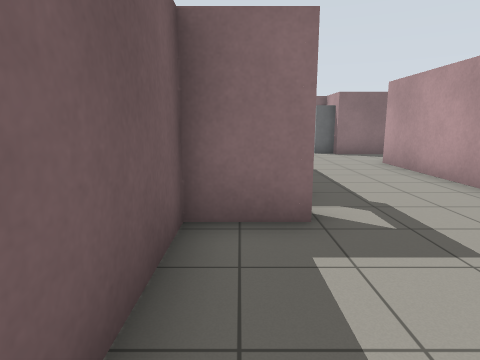
view 1 (above)

16 first-person views from a walk through a robot-simulator world made for Gazebo. The camera is 1.2 m above the floor, tilts 10° down and sees 75° across. The floor is counted in squares, 1 m on a side. Each view is taken from the middle of a square. On the plan, view 1 faces up. The plan holds only what a view shows up to about 13 squares ahead; the rest is blank.

view 2
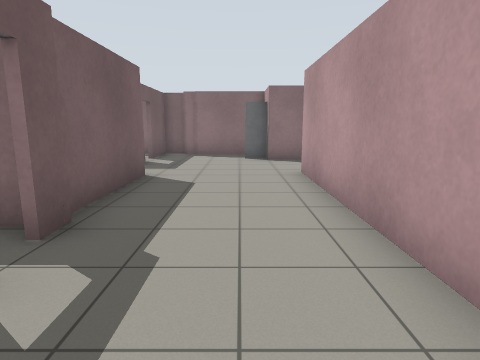

view 3
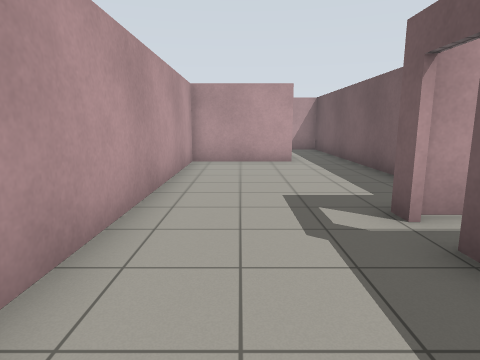

view 4
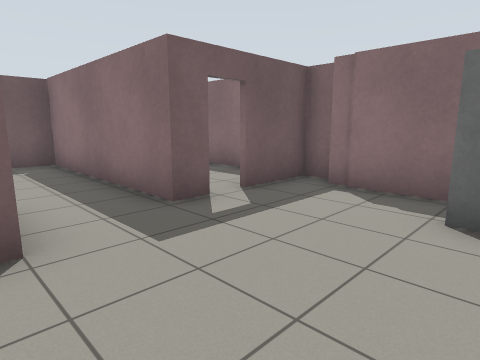

view 5
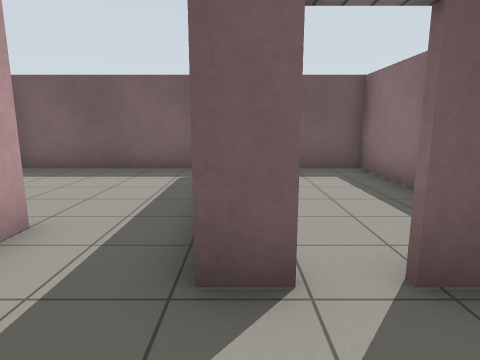

view 6
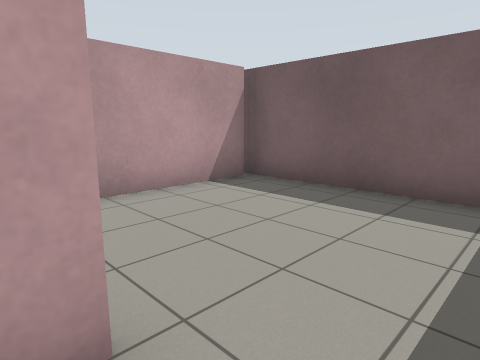

view 7
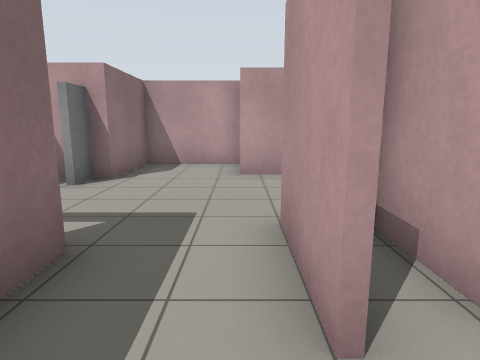

view 8
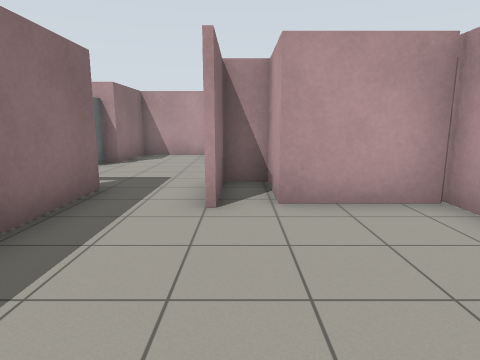

view 9
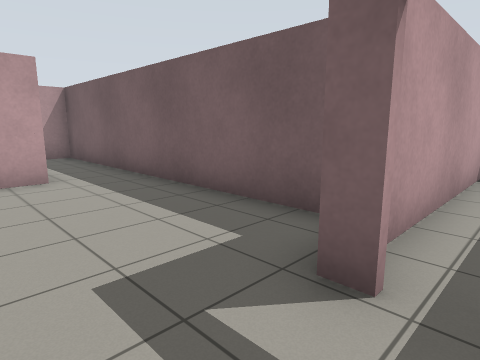

view 10
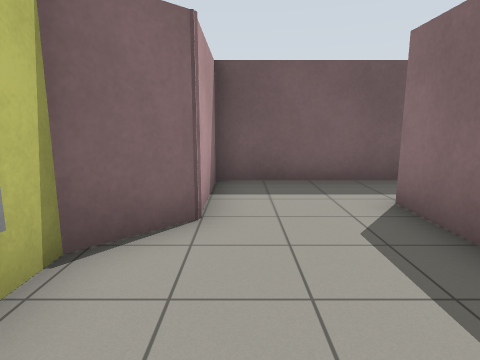

view 11
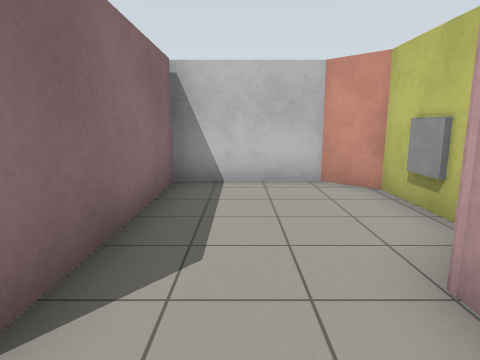

view 12
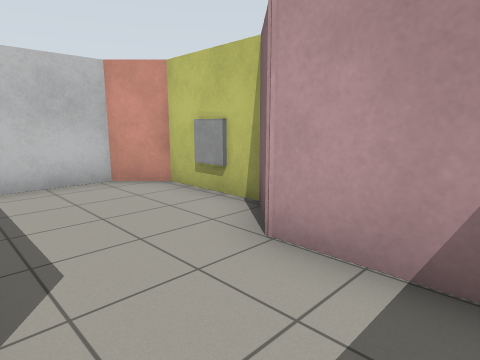

view 13
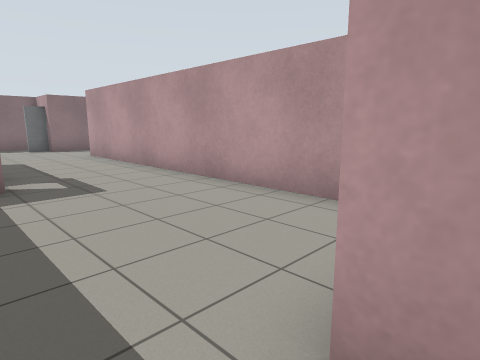

view 14
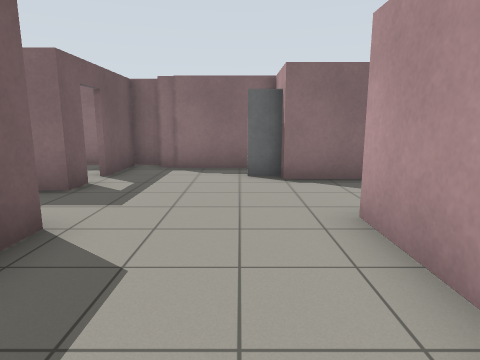

view 15
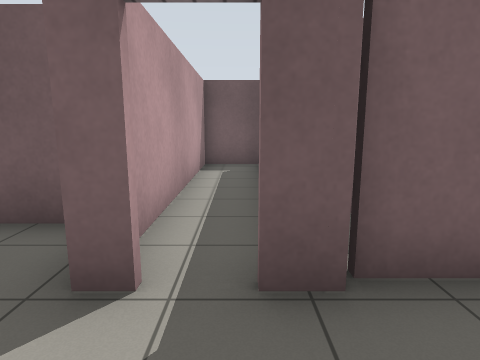

view 16
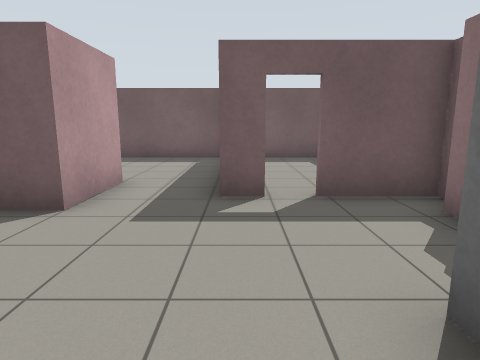

### Floor plan
Ten units are one square. View 1 is at (0, 0); x grows to the right and y downward. Boxes are objects, and circles mark ways between rooms. Rooms are numbered by the first view taken in them; rooms with no view inside come last. Other rooms are left out.
<svg viewBox="-71 -158 143 258">
<path fill="none" stroke="#000" d="M9 -59 9 -51M9 -43 9 -38 -7 -38 -7 36M-13 -84 5 -84M-16 -95 7 -95 7 -59M67 -99 67 -129 44 -129M-2 -125 -2 -117 -14 -117M32 -147 8 -147M13 30 13 23 46 23 46 -100M8 -153 -2 -153 -2 -132M-14 -117 -65 -117M-64 -58 -10 -58M-66 -121 -66 -39M-13 -59 -13 -84M-7 36 -7 75 21 75 32 87 58 87 67 78 67 46 13 46M-11 -153 -66 -153 -66 -121"/>
<rect x="25" y="-135" width="20" height="10" fill="#bbb"><title>door leaf</title></rect>
<rect x="35" y="85" width="10" height="10" fill="#bbb"><title>window</title></rect>
<circle cx="-5" cy="-105" r="3" fill="#2a7"/>
<circle cx="5" cy="40" r="3" fill="#2a7"/>
<circle cx="0" cy="-130" r="3" fill="#2a7"/>
<text x="20" y="-60">1</text>
<text x="-40" y="-90">2</text>
<text x="30" y="60">3</text>
<text x="-40" y="-140">4</text>
</svg>
Room 1 opens to room 2. Room 1 opens to room 3. Room 1 opens to room 4.

Where each view was taken, in squares from view 1:
view 1: 0 up, 0 right, facing up
view 2: 2 up, 3 right, facing up
view 3: 8 up, 3 right, facing down
view 4: 9 up, 4 right, facing up-left
view 5: 12 up, 2 right, facing left
view 6: 11 up, 1 left, facing down-left
view 7: 10 up, 3 left, facing right
view 8: 9 up, 6 left, facing right
view 9: 5 up, 3 right, facing down-left
view 10: 7 down, 6 right, facing left
view 11: 6 down, 0 right, facing right
view 12: 5 down, 0 right, facing down-right
view 13: 3 down, 0 right, facing up-right
view 14: 6 up, 3 right, facing up
view 15: 5 up, 3 right, facing left
view 16: 12 up, 5 right, facing left
